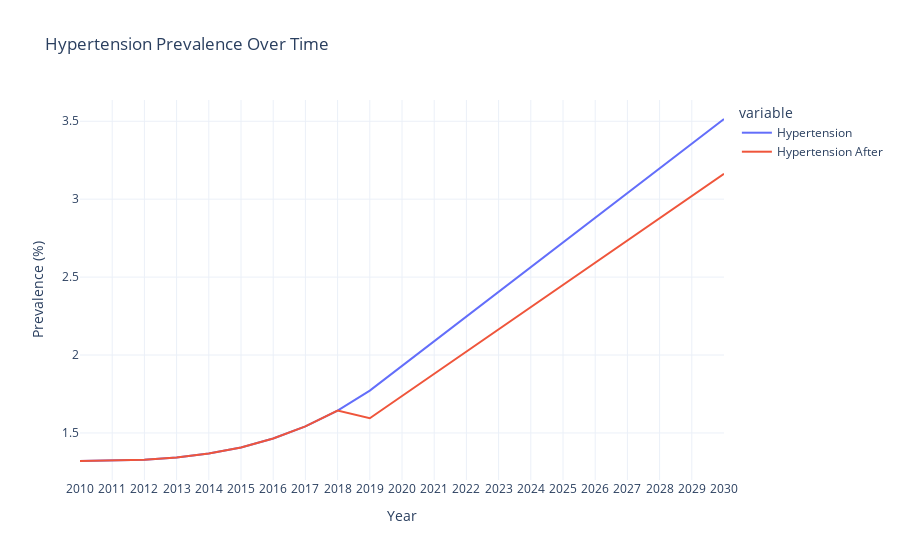

The notebook cell saved with this chart:
### Code cell
# create multiple line chart using plotly using column Year as x axis and Hypertension and Hypertension After as y axis, with legend
fig = px.line(data, x='Year', y=['Hypertension', 'Hypertension After'], title='Hypertension Prevalence Over Time')
fig.update_layout(
    xaxis=dict(tickmode='linear', tick0=2010, dtick=1),
    xaxis_title='Year',
    yaxis_title='Prevalence (%)',
    template='plotly_white'
)

fig.show()

### Figure 1 — Plotly figure (JSON) as saved in the notebook; plotly's stock layout.template omitted (floating-point values rounded to 4 significant figures)
{"data": [{"hovertemplate": "variable=Hypertension<br>Year=%{x}<br>value=%{y}<extra></extra>", "legendgroup": "Hypertension", "line": {"color": "#636efa", "dash": "solid"}, "marker": {"symbol": "circle"}, "mode": "lines", "name": "Hypertension", "orientation": "v", "showlegend": true, "type": "scatter", "x": [2010, 2011, 2012, 2013, 2014, 2015, 2016, 2017, 2018, 2019, 2020, 2021, 2022, 2023, 2024, 2025, 2026, 2027, 2028, 2029, 2030], "xaxis": "x", "y": [1.32, 1.322, 1.328, 1.342, 1.368, 1.407, 1.464, 1.542, 1.643, 1.772, 1.93, 2.088, 2.247, 2.405, 2.564, 2.722, 2.881, 3.039, 3.198, 3.356, 3.514], "yaxis": "y"}, {"hovertemplate": "variable=Hypertension After<br>Year=%{x}<br>value=%{y}<extra></extra>", "legendgroup": "Hypertension After", "line": {"color": "#EF553B", "dash": "solid"}, "marker": {"symbol": "circle"}, "mode": "lines", "name": "Hypertension After", "orientation": "v", "showlegend": true, "type": "scatter", "x": [2010, 2011, 2012, 2013, 2014, 2015, 2016, 2017, 2018, 2019, 2020, 2021, 2022, 2023, 2024, 2025, 2026, 2027, 2028, 2029, 2030], "xaxis": "x", "y": [1.32, 1.322, 1.328, 1.342, 1.368, 1.407, 1.464, 1.542, 1.643, 1.594, 1.737, 1.88, 2.022, 2.165, 2.307, 2.45, 2.593, 2.735, 2.878, 3.02, 3.163], "yaxis": "y"}], "layout": {"legend": {"title": {"text": "variable"}, "tracegroupgap": 0}, "title": {"text": "Hypertension Prevalence Over Time"}, "xaxis": {"anchor": "y", "domain": [0, 1], "dtick": 1, "tick0": 2010, "tickmode": "linear", "title": {"text": "Year"}}, "yaxis": {"anchor": "x", "domain": [0, 1], "title": {"text": "Prevalence (%)"}}}}
